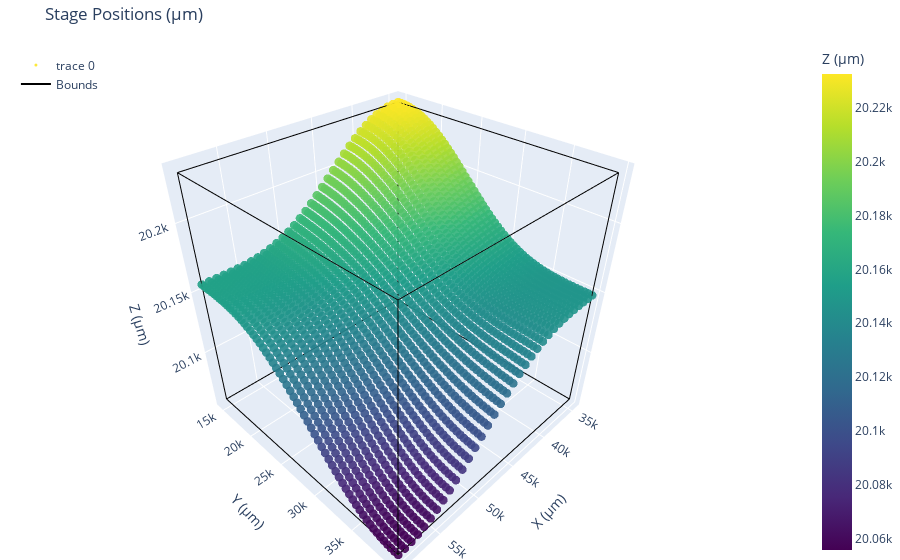

The notebook cell this image was saved under:
### Code cell
import numpy as np
import plotly.graph_objects as go

# 1) Clean data
cols = ["X_um", "Y_um", "Z_um"]
df_xyz = df_xyz.dropna(subset=cols).copy()

# 2) Ranges (min/max define the grid box)
x0, x1 = float(df_xyz["X_um"].min()), float(df_xyz["X_um"].max())
y0, y1 = float(df_xyz["Y_um"].min()), float(df_xyz["Y_um"].max())
z0, z1 = float(df_xyz["Z_um"].min()), float(df_xyz["Z_um"].max())

# 3) Scatter of stage positions
pts = go.Scatter3d(
    x=df_xyz["X_um"],
    y=df_xyz["Y_um"],
    z=df_xyz["Z_um"],
    mode="markers",
    marker=dict(
        size=3,
        opacity=0.9,
        color=df_xyz["Z_um"],          # color by Z for depth cue
        colorscale="Viridis",
        colorbar=dict(title="Z (µm)")
    ),
    hovertemplate=(
        "Index: %{customdata[0]}<br>"
        "Label: %{customdata[1]}<br>"
        "X: %{x:.2f} µm<br>"
        "Y: %{y:.2f} µm<br>"
        "Z: %{z:.2f} µm"
    ),
    customdata=np.stack([
        df_xyz.get("Index", np.arange(len(df_xyz))),
        df_xyz.get("Label", [""]*len(df_xyz))
    ], axis=1)
)

# 4) Bounding box (12 edges)
def box_edges(x0,x1,y0,y1,z0,z1):
    V = [
        (x0,y0,z0),(x1,y0,z0),(x1,y1,z0),(x0,y1,z0),  # bottom (z0)
        (x0,y0,z1),(x1,y0,z1),(x1,y1,z1),(x0,y1,z1)   # top (z1)
    ]
    E = [(0,1),(1,2),(2,3),(3,0), (4,5),(5,6),(6,7),(7,4), (0,4),(1,5),(2,6),(3,7)]
    # concatenate segments with Nones to break lines
    xs, ys, zs = [], [], []
    for a,b in E:
        xs += [V[a][0], V[b][0], None]
        ys += [V[a][1], V[b][1], None]
        zs += [V[a][2], V[b][2], None]
    return go.Scatter3d(
        x=xs, y=ys, z=zs, mode="lines",
        line=dict(color="black", width=2),
        name="Bounds", hoverinfo="skip"
    )

box = box_edges(x0,x1,y0,y1,z0,z1)

# 5) Figure layout (equal axes, nice labels)
fig = go.Figure(data=[pts, box])
fig.update_layout(
    title="Stage Positions (µm)",
    scene=dict(
        xaxis_title="X (µm)",
        yaxis_title="Y (µm)",
        zaxis_title="Z (µm)",
        aspectmode="cube",      # equal scaling on all axes
        xaxis=dict(nticks=6),
        yaxis=dict(nticks=6),
        zaxis=dict(nticks=6),
    ),
    margin=dict(l=0, r=0, t=40, b=0),
    legend=dict(yanchor="top", y=0.98, xanchor="left", x=0.02)
)
fig.show()

### Figure 1 — Plotly figure (JSON) as saved in the notebook; plotly's stock layout.template omitted (floating-point values rounded to 4 significant figures; data arrays with more than 128 entries replaced by an {"elided": "..."} marker saying what was removed)
{"data": [{"customdata": {"elided": "2108x2 mixed values"}, "hovertemplate": "Index: %{customdata[0]}<br>Label: %{customdata[1]}<br>X: %{x:.2f} µm<br>Y: %{y:.2f} µm<br>Z: %{z:.2f} µm", "marker": {"color": {"elided": "2108 float values"}, "colorbar": {"title": {"text": "Z (µm)"}}, "colorscale": [[0, "#440154"], [0.1111, "#482878"], [0.2222, "#3e4989"], [0.3333, "#31688e"], [0.4444, "#26828e"], [0.5556, "#1f9e89"], [0.6667, "#35b779"], [0.7778, "#6ece58"], [0.8889, "#b5de2b"], [1, "#fde725"]], "opacity": 0.9, "size": 3}, "mode": "markers", "type": "scatter3d", "x": {"elided": "2108 float values"}, "y": {"elided": "2108 float values"}, "z": {"elided": "2108 float values"}}, {"hoverinfo": "skip", "line": {"color": "black", "width": 2}, "mode": "lines", "name": "Bounds", "type": "scatter3d", "x": [34470.0, 59160.0, null, 59160.0, 59160.0, null, 59160.0, 34470.0, null, 34470.0, 34470.0, null, 34470.0, 59160.0, null, 59160.0, 59160.0, null, 59160.0, 34470.0, null, 34470.0, 34470.0, null, 34470.0, 34470.0, null, 59160.0, 59160.0, null, 59160.0, 59160.0, null, 34470.0, 34470.0, null], "y": [14590.0, 14590.0, null, 14590.0, 39730.0, null, 39730.0, 39730.0, null, 39730.0, 14590.0, null, 14590.0, 14590.0, null, 14590.0, 39730.0, null, 39730.0, 39730.0, null, 39730.0, 14590.0, null, 14590.0, 14590.0, null, 14590.0, 14590.0, null, 39730.0, 39730.0, null, 39730.0, 39730.0, null], "z": [20060.0, 20060.0, null, 20060.0, 20060.0, null, 20060.0, 20060.0, null, 20060.0, 20060.0, null, 20230.0, 20230.0, null, 20230.0, 20230.0, null, 20230.0, 20230.0, null, 20230.0, 20230.0, null, 20060.0, 20230.0, null, 20060.0, 20230.0, null, 20060.0, 20230.0, null, 20060.0, 20230.0, null]}], "layout": {"autosize": true, "legend": {"x": 0.02, "xanchor": "left", "y": 0.98, "yanchor": "top"}, "margin": {"b": 0, "l": 0, "r": 0, "t": 40}, "scene": {"aspectmode": "cube", "aspectratio": {"x": 1, "y": 1, "z": 1}, "xaxis": {"nticks": 6, "title": {"text": "X (µm)"}, "type": "linear"}, "yaxis": {"nticks": 6, "title": {"text": "Y (µm)"}, "type": "linear"}, "zaxis": {"nticks": 6, "title": {"text": "Z (µm)"}, "type": "linear"}}, "title": {"text": "Stage Positions (µm)"}}}
